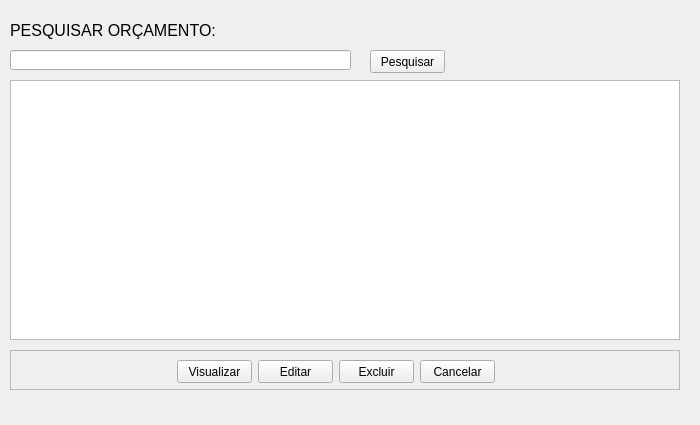
<?xml version="1.0" encoding="UTF-8"?>
<ui version="4.0">
 <class>tela_pesquisar_orcamento</class>
 <widget class="QMainWindow" name="tela_pesquisar_orcamento">
  <property name="geometry">
   <rect>
    <x>0</x>
    <y>0</y>
    <width>700</width>
    <height>425</height>
   </rect>
  </property>
  <property name="windowTitle">
   <string>Pesquisar Orçamento</string>
  </property>
  <widget class="QWidget" name="centralwidget">
   <widget class="QLabel" name="label">
    <property name="geometry">
     <rect>
      <x>10</x>
      <y>20</y>
      <width>211</width>
      <height>21</height>
     </rect>
    </property>
    <property name="font">
     <font>
      <family>Arial</family>
      <pointsize>12</pointsize>
     </font>
    </property>
    <property name="text">
     <string>PESQUISAR ORÇAMENTO:</string>
    </property>
   </widget>
   <widget class="QLineEdit" name="lineEdit">
    <property name="geometry">
     <rect>
      <x>10</x>
      <y>50</y>
      <width>341</width>
      <height>20</height>
     </rect>
    </property>
    <property name="font">
     <font>
      <pointsize>10</pointsize>
     </font>
    </property>
    <property name="toolTip">
     <string>Insira o nome do cliente ou o código do orçamento</string>
    </property>
   </widget>
   <widget class="QPushButton" name="pushButton_pesquisar">
    <property name="geometry">
     <rect>
      <x>370</x>
      <y>50</y>
      <width>75</width>
      <height>23</height>
     </rect>
    </property>
    <property name="text">
     <string>Pesquisar</string>
    </property>
   </widget>
   <widget class="QTableWidget" name="tableWidget">
    <property name="geometry">
     <rect>
      <x>10</x>
      <y>80</y>
      <width>670</width>
      <height>260</height>
     </rect>
    </property>
   </widget>
   <widget class="QFrame" name="frame">
    <property name="geometry">
     <rect>
      <x>10</x>
      <y>350</y>
      <width>670</width>
      <height>40</height>
     </rect>
    </property>
    <property name="frameShape">
     <enum>QFrame::StyledPanel</enum>
    </property>
    <property name="frameShadow">
     <enum>QFrame::Raised</enum>
    </property>
    <widget class="QPushButton" name="pushButton_4">
     <property name="geometry">
      <rect>
       <x>410</x>
       <y>10</y>
       <width>75</width>
       <height>23</height>
      </rect>
     </property>
     <property name="text">
      <string>Cancelar</string>
     </property>
    </widget>
    <widget class="QPushButton" name="pushButton_2">
     <property name="geometry">
      <rect>
       <x>248</x>
       <y>10</y>
       <width>75</width>
       <height>23</height>
      </rect>
     </property>
     <property name="text">
      <string>Editar</string>
     </property>
    </widget>
    <widget class="QPushButton" name="pushButton">
     <property name="geometry">
      <rect>
       <x>167</x>
       <y>10</y>
       <width>75</width>
       <height>23</height>
      </rect>
     </property>
     <property name="text">
      <string>Visualizar</string>
     </property>
    </widget>
    <widget class="QPushButton" name="pushButton_3">
     <property name="geometry">
      <rect>
       <x>329</x>
       <y>10</y>
       <width>75</width>
       <height>23</height>
      </rect>
     </property>
     <property name="text">
      <string>Excluir</string>
     </property>
    </widget>
   </widget>
  </widget>
 </widget>
 <tabstops>
  <tabstop>lineEdit</tabstop>
  <tabstop>pushButton_pesquisar</tabstop>
  <tabstop>tableWidget</tabstop>
  <tabstop>pushButton</tabstop>
  <tabstop>pushButton_2</tabstop>
  <tabstop>pushButton_3</tabstop>
  <tabstop>pushButton_4</tabstop>
 </tabstops>
 <resources/>
 <connections/>
</ui>
